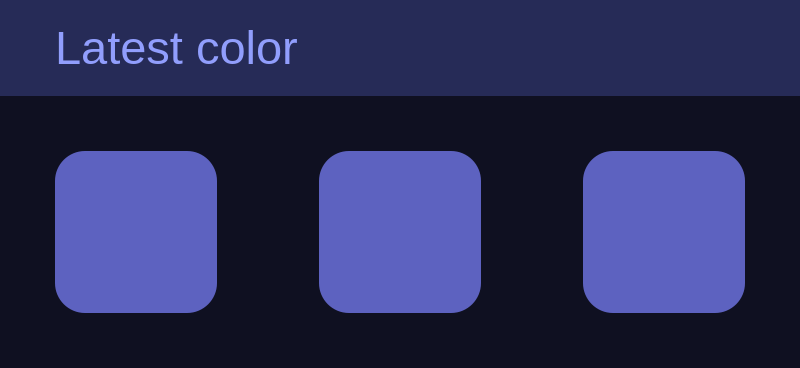
<?xml version="1.0" encoding="UTF-8"?>
<ui version="4.0">
 <class>MainWindow</class>
 <widget class="QMainWindow" name="MainWindow">
  <property name="geometry">
   <rect>
    <x>0</x>
    <y>0</y>
    <width>800</width>
    <height>368</height>
   </rect>
  </property>
  <property name="minimumSize">
   <size>
    <width>800</width>
    <height>368</height>
   </size>
  </property>
  <property name="maximumSize">
   <size>
    <width>800</width>
    <height>368</height>
   </size>
  </property>
  <property name="windowTitle">
   <string>Colorator</string>
  </property>
  <property name="windowIcon">
   <iconset resource="../main.qrc">
    <normaloff>:/assets/logo.svg</normaloff>:/assets/logo.svg</iconset>
  </property>
  <property name="styleSheet">
   <string notr="true">background: #0F1021;</string>
  </property>
  <widget class="QWidget" name="centralwidget">
   <property name="minimumSize">
    <size>
     <width>800</width>
     <height>368</height>
    </size>
   </property>
   <property name="maximumSize">
    <size>
     <width>800</width>
     <height>368</height>
    </size>
   </property>
   <widget class="QLabel" name="header">
    <property name="geometry">
     <rect>
      <x>0</x>
      <y>0</y>
      <width>800</width>
      <height>96</height>
     </rect>
    </property>
    <property name="minimumSize">
     <size>
      <width>800</width>
      <height>96</height>
     </size>
    </property>
    <property name="maximumSize">
     <size>
      <width>800</width>
      <height>96</height>
     </size>
    </property>
    <property name="styleSheet">
     <string notr="true">background: #262B57;</string>
    </property>
    <property name="text">
     <string/>
    </property>
   </widget>
   <widget class="QLabel" name="label">
    <property name="geometry">
     <rect>
      <x>55</x>
      <y>19</y>
      <width>263</width>
      <height>57</height>
     </rect>
    </property>
    <property name="minimumSize">
     <size>
      <width>263</width>
      <height>57</height>
     </size>
    </property>
    <property name="maximumSize">
     <size>
      <width>263</width>
      <height>57</height>
     </size>
    </property>
    <property name="styleSheet">
     <string notr="true">background: transparent;
color: #919EFD;
font: Inter;
font-size: 47px;</string>
    </property>
    <property name="text">
     <string>Latest color</string>
    </property>
   </widget>
   <widget class="QPushButton" name="btn_settings">
    <property name="geometry">
     <rect>
      <x>699</x>
      <y>25</y>
      <width>46</width>
      <height>46</height>
     </rect>
    </property>
    <property name="minimumSize">
     <size>
      <width>46</width>
      <height>46</height>
     </size>
    </property>
    <property name="maximumSize">
     <size>
      <width>46</width>
      <height>46</height>
     </size>
    </property>
    <property name="styleSheet">
     <string notr="true">    QPushButton {
        background: transparent;
        border: none;
        outline: none;
    }
    
    QPushButton::hover {
        background: transparent;
    }
    
    QPushButton::pressed {
        background: transparent;
    }
    
    QPushButton::focus {
        outline: none;
    }</string>
    </property>
    <property name="text">
     <string/>
    </property>
    <property name="icon">
     <iconset resource="../main.qrc">
      <normaloff>:/assets/setting.svg</normaloff>:/assets/setting.svg</iconset>
    </property>
    <property name="iconSize">
     <size>
      <width>46</width>
      <height>46</height>
     </size>
    </property>
   </widget>
   <widget class="QPushButton" name="btn_color1">
    <property name="geometry">
     <rect>
      <x>55</x>
      <y>151</y>
      <width>162</width>
      <height>162</height>
     </rect>
    </property>
    <property name="minimumSize">
     <size>
      <width>162</width>
      <height>162</height>
     </size>
    </property>
    <property name="maximumSize">
     <size>
      <width>162</width>
      <height>162</height>
     </size>
    </property>
    <property name="styleSheet">
     <string notr="true">background: #5D62C0 ;
border-radius: 30px;</string>
    </property>
    <property name="text">
     <string/>
    </property>
   </widget>
   <widget class="QPushButton" name="btn_color2">
    <property name="geometry">
     <rect>
      <x>319</x>
      <y>151</y>
      <width>162</width>
      <height>162</height>
     </rect>
    </property>
    <property name="minimumSize">
     <size>
      <width>162</width>
      <height>162</height>
     </size>
    </property>
    <property name="maximumSize">
     <size>
      <width>162</width>
      <height>162</height>
     </size>
    </property>
    <property name="styleSheet">
     <string notr="true">background: #5D62C0 ;
border-radius: 30px;</string>
    </property>
    <property name="text">
     <string/>
    </property>
   </widget>
   <widget class="QPushButton" name="btn_color3">
    <property name="geometry">
     <rect>
      <x>583</x>
      <y>151</y>
      <width>162</width>
      <height>162</height>
     </rect>
    </property>
    <property name="minimumSize">
     <size>
      <width>162</width>
      <height>162</height>
     </size>
    </property>
    <property name="maximumSize">
     <size>
      <width>162</width>
      <height>162</height>
     </size>
    </property>
    <property name="styleSheet">
     <string notr="true">background: #5D62C0 ;
border-radius: 30px;</string>
    </property>
    <property name="text">
     <string/>
    </property>
   </widget>
  </widget>
 </widget>
 <resources>
  <include location="../main.qrc"/>
 </resources>
 <connections/>
</ui>
